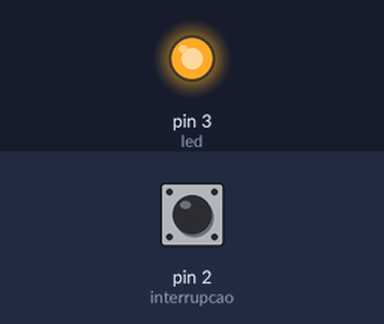
The sketch below on a simulated Arduino Uno, built with avr-gcc and run on an emulated ATmega328P. On the bench: output pins drawn as LEDs (lit = HIGH). The inputs (shaded band) are chosen by the test bench; at power-on: pin 2 (interrupcao) HIGH. Sleep ends after the set time or at an interrupt.

Above: at 1.2 s.
1.3 s: pin 2 (interrupcao) pulled LOW for 3.2 s
At 6.4 s:
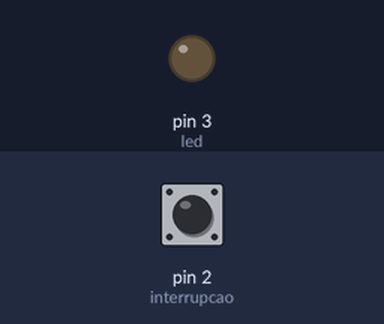
7.5 s: pin 2 (interrupcao) pulled LOW for 0.15 s
At 8.8 s:
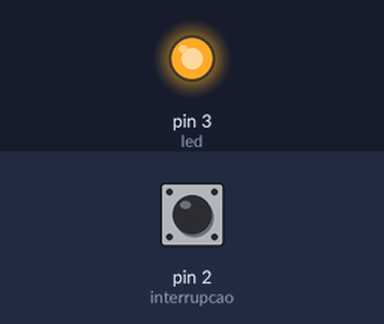
10.6 s: pin 2 (interrupcao) pulled LOW for 1 s
At 13.8 s:
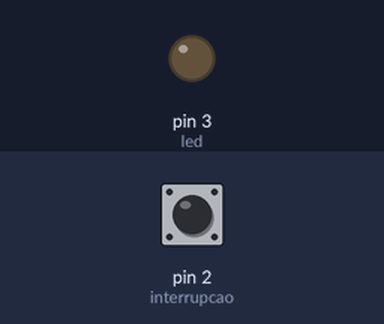
Timing chart, 0 to 15.3 s (numbered marks = the images above; inputs shaded):
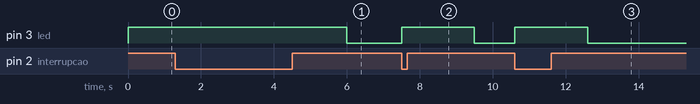

The sketch:

sleep_com_led.ino
```cpp
#include <avr/sleep.h>

const int interrupcao = 2;
const int botao = 13;
const int led =  3;

void setup() {
  // put your setup code here, to run once:
  // Define o pino 2 como entrada e ativa o resistor de pull-up
    pinMode(botao, INPUT_PULLUP);
    pinMode(interrupcao, INPUT_PULLUP);

    // Define o LED como saida
    pinMode(led, OUTPUT);

}
void loop() {
  // Código do blink
  digitalWrite(led, HIGH);
  delay(2000);
  digitalWrite(led, LOW);
  //delay(1000);

  // Manda o Arduino dormir
  dormir();
}

void acordar(){
    // Desabilita o sleep
  sleep_disable();

  // Desabilita a interrupção
  detachInterrupt(0);
}

void dormir(){
   set_sleep_mode(SLEEP_MODE_PWR_DOWN);
   sleep_enable();
   attachInterrupt(digitalPinToInterrupt(interrupcao), acordar, LOW);
   sleep_cpu();
}
```

Measured:
- after the input at 1.3 s, pin 3 (led): HIGH → LOW after 4.7 s instead of 0.70 s
- after the input at 7.5 s, pin 3 (led): LOW → HIGH at once, → LOW 2.0 s later
- after the input at 10.6 s, pin 3 (led): LOW → HIGH at once, → LOW 2.0 s later
